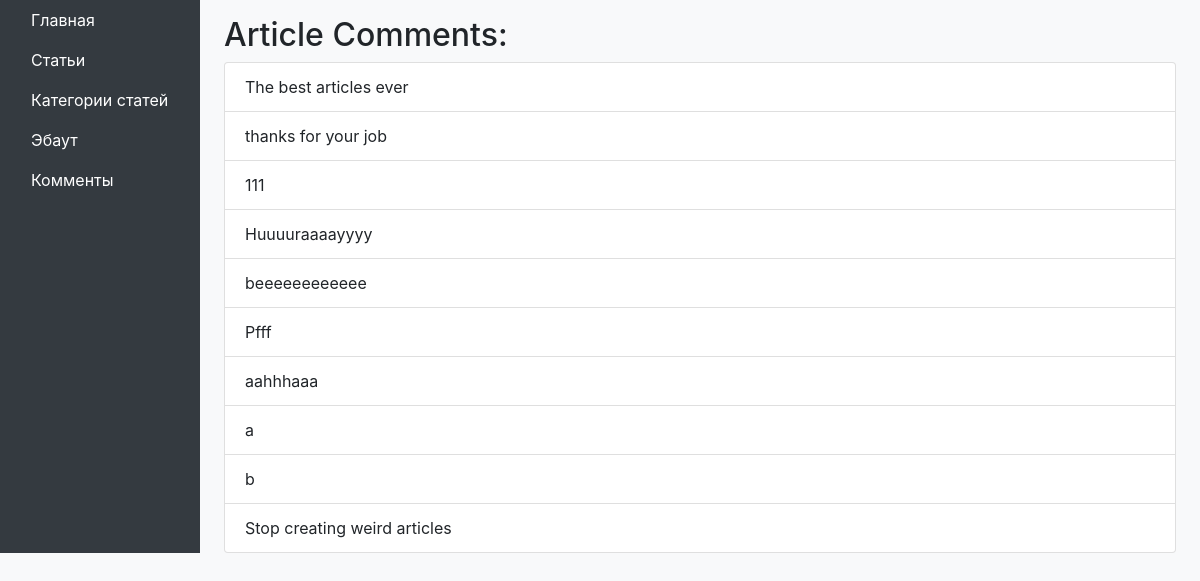
Screenshot of /articles/comments/ with the database file from the repository.
### django_blog/articles/models.py (models this page shows)
class ArticleComment(models.Model):
    content = models.CharField('content', max_length=100)

### django_blog/articles/views.py (the view)
# urls.py: path('comments/', views.ArticleCommentView.as_view(), name='comments_index')
class ArticleCommentView(View):
    def get(self, request, *args, **kwargs):
        comments = ArticleComment.objects.all()[5:]
        return render(
            request,
            'articles/comments.html',
            {'comments': comments}
        )

### django_blog/templates/articles/comments.html (shortened to what this page needs)
{% extends "base.html" %}
{% block content %}
    {% if comments %}
        <div class="article-comments-container">
            <h2>Article Comments:</h2>
            <ul class="list-group">
                {% for comment in comments %}
                    <li class="list-group-item">{{ comment.content }}</li>
                {% endfor %}
            </ul>
        </div>
    {% endif %}
{% endblock %}

### django_blog/templates/base.html (style rules this page uses)
body { background-color: #f8f9fa; }

### rows the page displays
ArticleComment: content "The best articles ever"
ArticleComment: content "thanks for your job"
ArticleComment: content "111"
ArticleComment: content "Huuuuraaaayyyy"
ArticleComment: content "beeeeeeeeeeee"
ArticleComment: content "Pfff"
ArticleComment: content "aahhhaaa"
ArticleComment: content "a"
ArticleComment: content "b"
ArticleComment: content "Stop creating weird articles"
